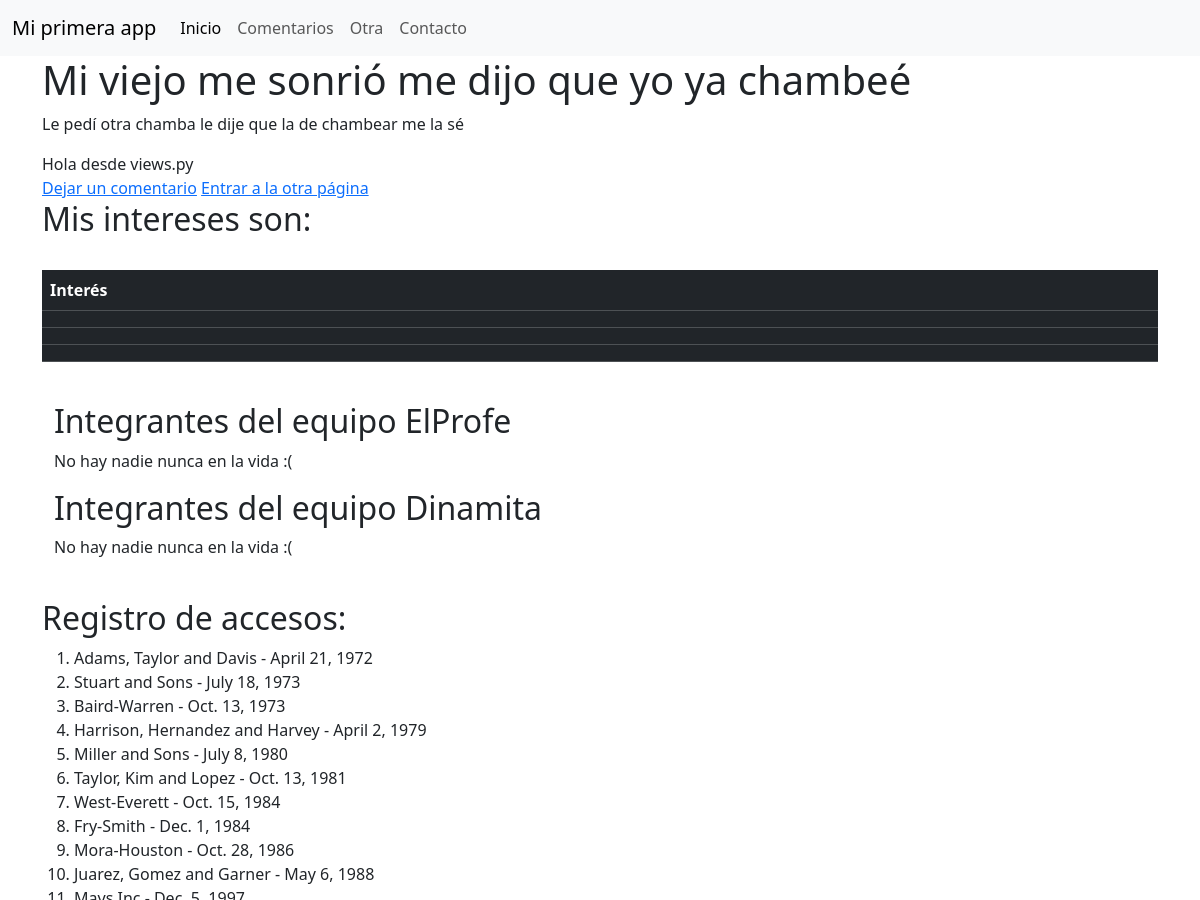
The app's page / (upper part), older data.
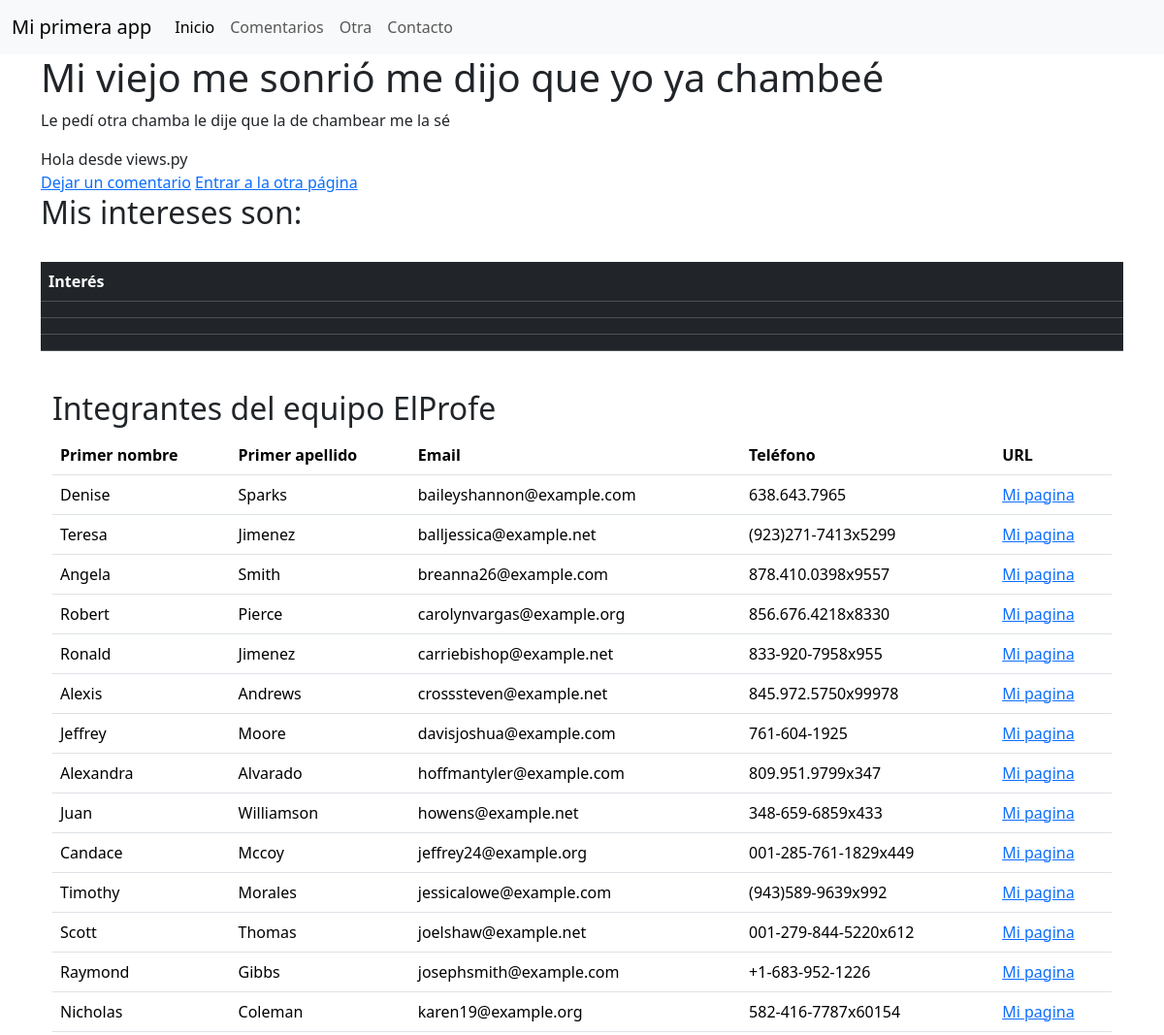
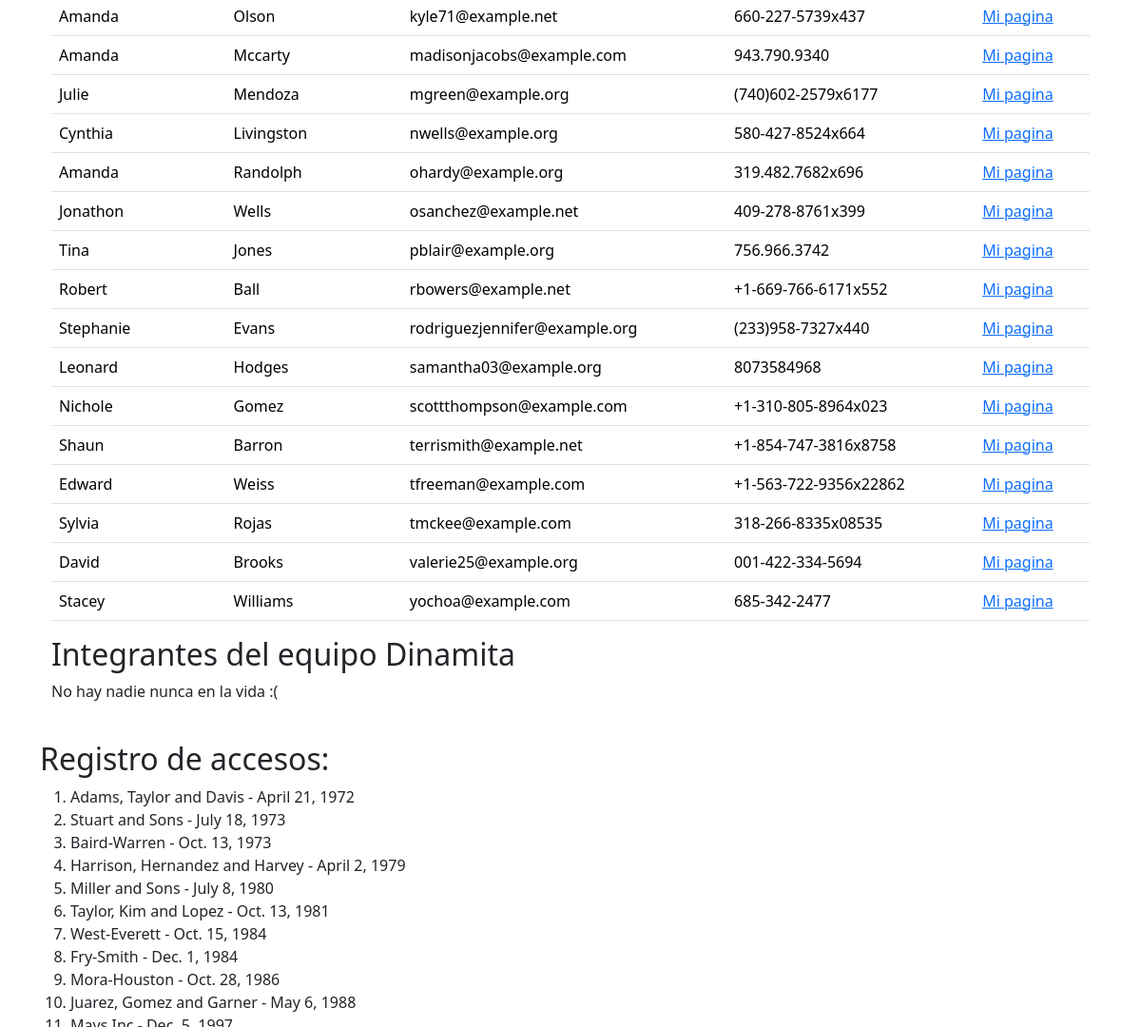
The same page, newer data (2 pictures, top to bottom).
### mi_primera_app/models.py (models this page shows, shortened)
class AccessRecord(models.Model):
    webname = models.ForeignKey(Webpage, on_delete=models.CASCADE)
    date = models.DateField()

class Webpage(models.Model):
    topic = models.ForeignKey(Topic, on_delete=models.CASCADE)
    name = models.CharField(max_length=100, unique=True)
    url = models.URLField(unique=True)
    def __str__(self):
        return self.name

class ElProfe(models.Model):
    first_name = models.CharField(max_length=15)
    last_name = models.CharField(max_length=15)
    email = models.EmailField(unique=True)
    phone_number = models.CharField(max_length=15)

### mi_primera_app/views.py (the view)
# urls.py: path('', views.index),
def index(request):
    access_list = AccessRecord.objects.order_by('date')
    elprofe_list = ElProfe.objects.order_by('email')
    equipo_dinamita_list = EquipoDinamita.objects.order_by('email')
    my_context = {'username': 'Hola desde views.py',
                  'access_records': access_list,
                  'el_profe': elprofe_list, 'equipo_dinamita': equipo_dinamita_list}
    return render(request, 'mi_primera_app/index.html', context=my_context)

### templates/mi_primera_app/index.html (shortened to what this page needs)
<!DOCTYPE html>
{% extends "mi_primera_app/base.html" %}
{% load static %}
{% block body_block %}
    <h1>Mi viejo me sonrió me dijo que yo ya chambeé</h1>
    <p>Le pedí otra chamba le dije que la de chambear me la sé</p>
    {{ username }}
    <br/>
    <a href="mi_primera_app/formpage">Dejar un comentario</a>
    <a href="mi_primera_app/otra">Entrar a la otra página</a>
    <br/>
    <h2>Mis intereses son:</h2>
    <br/>
    <table class="table table-dark">
        <thead>
            <th>Interés</th>
        </thead>
        <tbody>
            <tr>
                <td>{{ interes_1 }}</td>
            </tr>
            <tr>
                <td>{{ interes_2 }}</td>
            </tr>
            <tr>
                <td>{{ interes_3 }}</td>
            </tr>
        </tbody>
    </table>
    <br/>
    <div class="container">
        <h2>Integrantes del equipo ElProfe</h2>
        {% if el_profe %}
            <table class="table">
                <thead>
                    <th>Primer nombre</th>
                    <th>Primer apellido</th>
                    <th>Email</th>
                    <th>Teléfono</th>
                    <th>URL</th>
                </thead>
                <tbody>
                    {% for integrante in el_profe %}
                        <tr>
                            <td>{{integrante.first_name}}</td>
                            <td>{{integrante.last_name}}</td>
                            <td>{{integrante.email}}</td>
                            <td>{{integrante.phone_number}}</td>
                            <td><a href="mi_primera_app/usuario{{integrante.first_name}}">Mi pagina</a></td>
                        </tr>
                    {% endfor %}
                </tbody>
            </table>
        {% else %}
            <p>No hay nadie nunca en la vida :(</p>
        {% endif %}
    </div>
    <div class="container">
        <h2>Integrantes del equipo Dinamita</h2>
        {% if equipo_dinamita %}
            <table class="table">
                <thead>
                    <th>Primer nombre</th>
                    <th>Primer apellido</th>
                    <th>Email</th>
                    <th>Teléfono</th>
                    <th>URL</th>
                </thead>
                <tbody>
                    {% for integrante in equipo_dinamita %}
                        <tr>
                            <td>{{integrante.first_name}}</td>
                            <td>{{integrante.last_name}}</td>
                            <td>{{integrante.email}}</td>
                            <td>{{integrante.phone_number}}</td>
                            <td><a href="mi_primera_app/usuario{{integrante.first_name}}">Mi pagina</a></td>
                        </tr>
                    {% endfor %}
                </tbody>
            </table>
        {% else %}
            <p>No hay nadie nunca en la vida :(</p>
        {% endif %}
    </div>
    <br/>
    <div class="section">
        <h2>Registro de accesos:</h2>
        {% if access_records %}
            <ol>
                {% for pepito in access_records %}
                <li>{{pepito.webname}} - {{pepito.date}}</li>
                {% endfor %}
            </ol>
        {% else %}
            <p>Limpiaron el historial >:(</p>
        {% endif %}
    </div>
    <br/>
{% endblock %}

Row changes from the older to the newer data that the page shows:
added ElProfe: first_name "Denise", last_name "Sparks", email "baileyshannon@example.com", phone_number "638.643.7965"
added ElProfe: first_name "Teresa", last_name "Jimenez", email "balljessica@example.net", phone_number "(923)271-7413x5299"
added ElProfe: first_name "Angela", last_name "Smith", email "breanna26@example.com", phone_number "878.410.0398x9557"
added ElProfe: first_name "Robert", last_name "Pierce", email "carolynvargas@example.org", phone_number "856.676.4218x8330"
added ElProfe: first_name "Ronald", last_name "Jimenez", email "carriebishop@example.net", phone_number "833-920-7958x955"
added ElProfe: first_name "Alexis", last_name "Andrews", email "crosssteven@example.net", phone_number "845.972.5750x99978"
added ElProfe: first_name "Jeffrey", last_name "Moore", email "davisjoshua@example.com", phone_number "761-604-1925"
added ElProfe: first_name "Alexandra", last_name "Alvarado", email "hoffmantyler@example.com", phone_number "809.951.9799x347"
added ElProfe: first_name "Juan", last_name "Williamson", email "howens@example.net", phone_number "348-659-6859x433"
added ElProfe: first_name "Candace", last_name "Mccoy", email "jeffrey24@example.org", phone_number "001-285-761-1829x449"
added ElProfe: first_name "Timothy", last_name "Morales", email "jessicalowe@example.com", phone_number "(943)589-9639x992"
added ElProfe: first_name "Scott", last_name "Thomas", email "joelshaw@example.net", phone_number "001-279-844-5220x612"
added ElProfe: first_name "Raymond", last_name "Gibbs", email "josephsmith@example.com", phone_number "+1-683-952-1226"
added ElProfe: first_name "Nicholas", last_name "Coleman", email "karen19@example.org", phone_number "582-416-7787x60154"
added ElProfe: first_name "Amanda", last_name "Olson", email "kyle71@example.net", phone_number "660-227-5739x437"
added ElProfe: first_name "Amanda", last_name "Mccarty", email "madisonjacobs@example.com", phone_number "943.790.9340"
added ElProfe: first_name "Julie", last_name "Mendoza", email "mgreen@example.org", phone_number "(740)602-2579x6177"
added ElProfe: first_name "Cynthia", last_name "Livingston", email "nwells@example.org", phone_number "580-427-8524x664"
added ElProfe: first_name "Amanda", last_name "Randolph", email "ohardy@example.org", phone_number "319.482.7682x696"
added ElProfe: first_name "Jonathon", last_name "Wells", email "osanchez@example.net", phone_number "409-278-8761x399"
added ElProfe: first_name "Tina", last_name "Jones", email "pblair@example.org", phone_number "756.966.3742"
added ElProfe: first_name "Robert", last_name "Ball", email "rbowers@example.net", phone_number "+1-669-766-6171x552"
added ElProfe: first_name "Stephanie", last_name "Evans", email "rodriguezjennifer@example.org", phone_number "(233)958-7327x440"
added ElProfe: first_name "Leonard", last_name "Hodges", email "samantha03@example.org", phone_number "8073584968"
added ElProfe: first_name "Nichole", last_name "Gomez", email "scottthompson@example.com", phone_number "+1-310-805-8964x023"
added ElProfe: first_name "Shaun", last_name "Barron", email "terrismith@example.net", phone_number "+1-854-747-3816x8758"
added ElProfe: first_name "Edward", last_name "Weiss", email "tfreeman@example.com", phone_number "+1-563-722-9356x22862"
added ElProfe: first_name "Sylvia", last_name "Rojas", email "tmckee@example.com", phone_number "318-266-8335x08535"
added ElProfe: first_name "David", last_name "Brooks", email "valerie25@example.org", phone_number "001-422-334-5694"
added ElProfe: first_name "Stacey", last_name "Williams", email "yochoa@example.com", phone_number "685-342-2477"
Text that changed along with them:
text no longer shown: "No hay nadie nunca en la vida :("
text now shown: "Primer nombre Primer apellido Email Teléfono URL"
